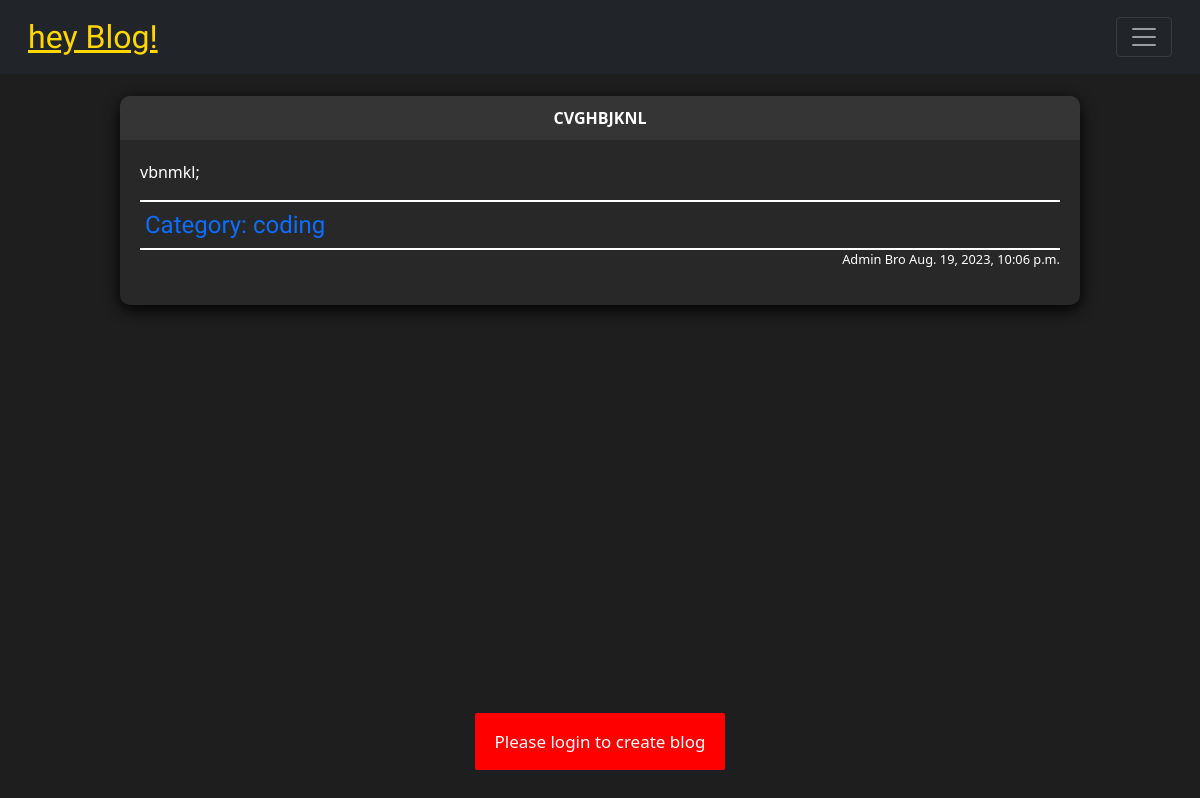
Before: / with the older database file.
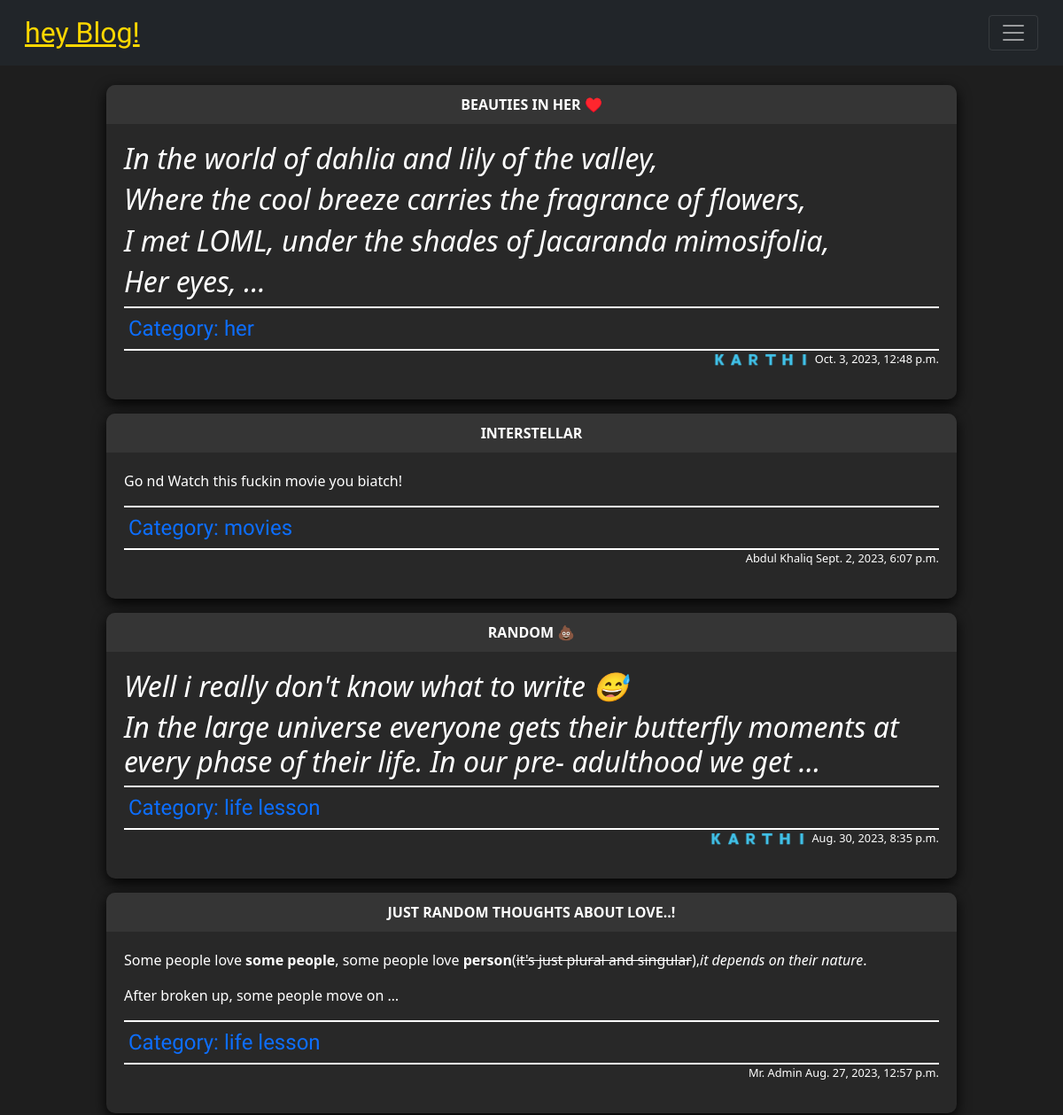
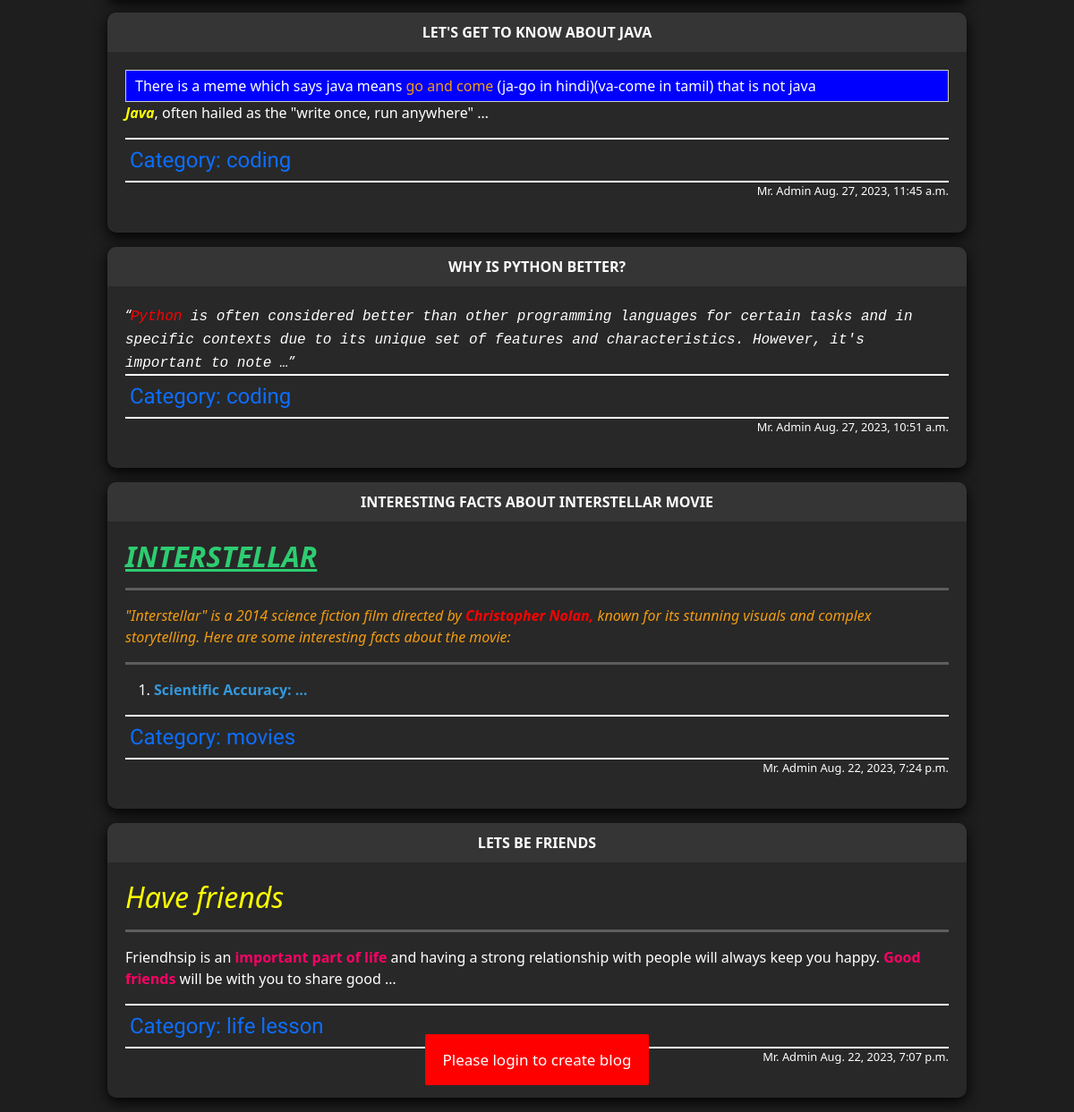
After: the same page with the newer database file (2 pictures, top to bottom).
### myblog/models.py (models this page shows, shortened)
class Post(models.Model):
    title = models.CharField(max_length=255)
    header_image = models.ImageField(null=True,blank=True,upload_to='images/')
    author = models.ForeignKey(User,on_delete=models.CASCADE)
    body = RichTextField(blank=True,null=True)
    post_date = models.DateTimeField(auto_now_add=True)
    category = models.CharField(max_length=255,default='uncategorized')
    likes = models.ManyToManyField(User,related_name="blog_posts")

### myblog/views.py (the view)
# urls.py: path('',HomeView.as_view(),name="home"),
class HomeView(ListView):
    model = Post
    template_name = "home.html"
    ordering = ['-post_date']
    def get_context_data(self,*args,**kwargs):
        cat_menu = Category.objects.all()
        post_count = Post.objects.all().count()
        user_count = User.objects.all().count()
        context = super(HomeView,self).get_context_data(*args,**kwargs)
        context['user_count'] = user_count
        context['post_count'] = post_count
        context['cat_menu'] = cat_menu
        return context

### myblog/templates/home.html (shortened to what this page needs)
{%extends 'base.html' %}
{% block content%}
<br/><br/><br><br>
    <article id="postContainer">
        {% for post in object_list %}
            <section class="postContent">
                <div class="postTitleconatiner">
                    <a class="postTitle" href="{% url 'article_detail' post.pk %}">
                        <strong style="color: white;">
                            {{post.title}}
                        </strong>
                    </a>
                </div>
                <div class="postContBody">
                    <div class="postcontents">
                        {{ post.body|truncatewords_html:30|safe }}
                    </div>
                    <div class="postcatTag">
                        <a href="{% url 'category' post.category|slugify %}">Category: {{post.category}}</a>
                    </div>
                    <div class="postbyTag">
                        <p>{{post.author.first_name}}  {{post.author.last_name}} {{post.post_date}} </p>
                    </div>
                </div>
            </section>
        {%endfor%}
    </article>
    <div id="snackbar">Please login to create blog</div>
{% endblock %}

### myblog/templates/base.html (shortened to what this page needs)
{% load static %}
<!doctype html>
<html lang="en">
  <head>
    <link rel="stylesheet" href="https://use.fontawesome.com/releases/v5.15.3/css/all.css">
    <link rel="stylesheet" href="https://cdn.jsdelivr.net/npm/bootstrap@4.3.1/dist/css/bootstrap.min.css">
    <link href="https://cdn.jsdelivr.net/npm/bootstrap@5.0.0/dist/css/bootstrap.min.css" rel="stylesheet" >
      <link rel='stylesheet' href="{% static 'myblog/css/main.css' %}">
      <link href="{% static 'fontawesome_free/css/all.min.css' %}" rel="stylesheet" type="text/css">
  </head>
  <body>
    {% include 'newnav.html' %}
        {% block content%}
        {% endblock %}
  </body>
</html>

### myblog/templates/newnav.html (shortened to what this page needs)
{% load static %}
<nav class="navbar  navbar-dark bg-dark fixed-top">
    <div class="container-fluid bg-dark ">
      <a class="navbar-brand navFont" style="color: gold;" href="{% url 'home' %}">hey Blog!</a>
      <button class="navbar-toggler" type="button" data-bs-toggle="offcanvas" data-bs-target="#offcanvasNavbar" aria-controls="offcanvasNavbar" aria-label="Toggle navigation">
        <span class="navbar-toggler-icon"></span>
      </button>
    </div>
  </nav>

### static/myblog/css/main.css (style rules this page uses)
* { margin: 0; padding: 0; box-sizing: border-box; }
:root { --back: black; --white:rgb(255, 255, 255); --regWhite:rgb(246, 246, 246); --thinWhite:rgb(238, 238, 238); --uThinWhite:rgb(229, 229, 229); --backBlack:rgb(30, 30, 30); --boxbackBlack:rgb(40, 40, 40); --boxheadBlack:rgb(53, 53, 53); --catFont:'Handjet', cursive; --headFont:'Oswald', sans-serif; --backshadow:rgba(0, 0, 0, 0.95) 0px 5px 15px; }
body { background-color: var(--backBlack); color: var(--white); }
#postContainer { display: flex; flex-flow: column nowrap; align-items: center; }
.postContent { display: block; width:80%; background-color:var(--boxbackBlack); border-radius: 10px; box-shadow: var(--backshadow); margin-bottom: 1rem; }
.postTitleconatiner { background-color: var(--boxheadBlack); width: 100%; border-radius:10px 10px 0 0; text-align: center; padding: 10px; }
.postTitleconatiner a { display: block; width: 100%; height: 100%; text-decoration: none; color: var(--white); font-size: 1rem; text-transform: uppercase; transition: 2s; }
.postContBody { display: flex; flex-direction: column; align-items: center; justify-content:space-around; padding: 20px; }
.postbyTag,.postcatTag,.postcontents { width: 100%; }
.postbyTag { font-size: 0.8rem; text-align: right; }
.postcatTag { display: block; border-bottom: 2px solid var(--white); border-top: 2px solid var(--white); padding: 5px; text-align: justify; }
.postcatTag a { font-size: 1.5rem; text-decoration: none; font-family: var(--catFont); }
.navFont { color: gold; font-family: 'Ravi Prakash', cursive; font-size: 2rem; text-decoration: underline; }
hr { border: 1px solid var(--white); }
#snackbar { visibility: hidden; min-width: 250px; margin-left: -125px; background-color: red; color: #fff; text-align: center; border-radius: 2px; padding: 16px; position: fixed; z-index: 1; left: 50%; bottom: 30px; font-size: 17px; }
.show { display: block; }
#snackbar.show { visibility: visible; -webkit-animation: fadein 0.5s, fadeout 0.5s 2.5s; animation: fadein 0.5s, fadeout 0.5s 2.5s; }

Changed rows visible on the page:
removed Post: title "CVGHBJKNL", body "vbnmkl;", category "coding", author.first_name "Admin", author.last_name "Bro", post_date "Aug. 19, 2023, 10:06 p.m."
added Post: title "BEAUTIES IN HER ♥️", body "In the world of dahlia and lily of the valley, Where the cool breeze carries the fragrance of flowers, I met LOML, under the shades of Jacaranda mimosifolia, Her eyes, …", category "her", author.first_name "🇰 🇦 🇷 🇹 🇭 🇮", post_date "Oct. 3, 2023, 12:48 p.m."
added Post: title "INTERSTELLAR", body "Go nd Watch this fuckin movie you biatch!", category "movies", author.first_name "Abdul Khaliq", post_date "Sept. 2, 2023, 6:07 p.m."
added Post: title "RANDOM 💩", body "Well i really don't know what to write 😅 In the large universe everyone gets their butterfly moments at every phase of their life. In our pre- adulthood we get …", category "life lesson", author.first_name "🇰 🇦 🇷 🇹 🇭 🇮", post_date "Aug. 30, 2023, 8:35 p.m."
added Post: title "JUST RANDOM THOUGHTS ABOUT LOVE..!", body "Some people love some people , some people love person ( it's just plural and singular ), it depends on their nature . After broken up, some people move on …", category "life lesson", author.first_name "Mr.", author.last_name "Admin", post_date "Aug. 27, 2023, 12:57 p.m."
added Post: title "LET'S GET TO KNOW ABOUT JAVA", body "There is a meme which says java means go and come (ja-go in hindi)(va-come in tamil) that is not java Java , often hailed as the \"write once, run anywhere\" …", category "coding", author.first_name "Mr.", author.last_name "Admin", post_date "Aug. 27, 2023, 11:45 a.m."
added Post: title "WHY IS PYTHON BETTER?", body "Python is often considered better than other programming languages for certain tasks and in specific contexts due to its unique set of features and characteristics. However, it's important to note …", category "coding", author.first_name "Mr.", author.last_name "Admin", post_date "Aug. 27, 2023, 10:51 a.m."
added Post: title "INTERESTING FACTS ABOUT INTERSTELLAR MOVIE", body "INTERSTELLAR \"Interstellar\" is a 2014 science fiction film directed by Christopher Nolan, known for its stunning visuals and complex storytelling. Here are some interesting facts about the movie: Scientific Accuracy: …", category "movies", author.first_name "Mr.", author.last_name "Admin", post_date "Aug. 22, 2023, 7:24 p.m."
added Post: title "LETS BE FRIENDS", body "Have friends Friendhsip is an important part of life and having a strong relationship with people will always keep you happy. Good friends will be with you to share good …", category "life lesson", author.first_name "Mr.", author.last_name "Admin", post_date "Aug. 22, 2023, 7:07 p.m."
